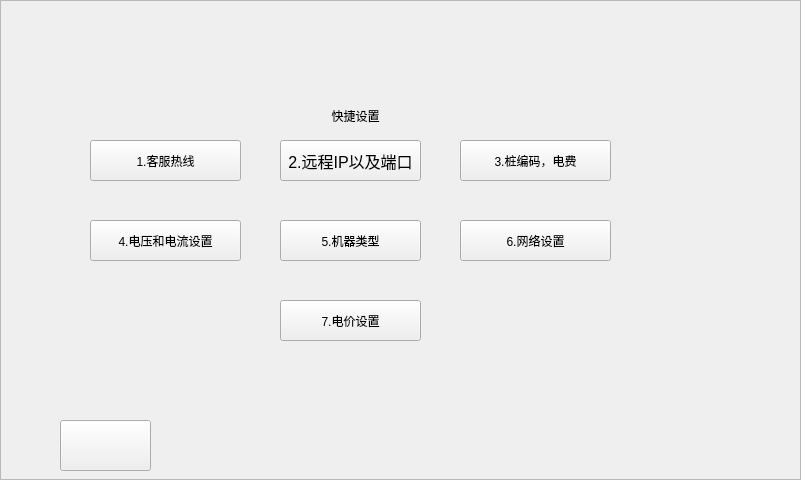
<?xml version="1.0" encoding="UTF-8"?>
<ui version="4.0">
 <class>p19_setpara_passwd_dialog</class>
 <widget class="QDialog" name="p19_setpara_passwd_dialog">
  <property name="geometry">
   <rect>
    <x>0</x>
    <y>0</y>
    <width>801</width>
    <height>480</height>
   </rect>
  </property>
  <property name="windowTitle">
   <string>Dialog</string>
  </property>
  <widget class="QFrame" name="frame_passwd">
   <property name="geometry">
    <rect>
     <x>0</x>
     <y>800</y>
     <width>801</width>
     <height>480</height>
    </rect>
   </property>
   <property name="styleSheet">
    <string notr="true">background-image: url(:/new/prefix/pic_resource/interface/interface_05.png);</string>
   </property>
   <property name="frameShape">
    <enum>QFrame::StyledPanel</enum>
   </property>
   <property name="frameShadow">
    <enum>QFrame::Raised</enum>
   </property>
   <widget class="QLabel" name="label_title_passwd">
    <property name="geometry">
     <rect>
      <x>261</x>
      <y>100</y>
      <width>231</width>
      <height>31</height>
     </rect>
    </property>
    <property name="styleSheet">
     <string notr="true">background-image: url(:/new/prefix/pic_resource/otherwidget/button_03.png);</string>
    </property>
    <property name="text">
     <string>设置密码</string>
    </property>
    <property name="alignment">
     <set>Qt::AlignCenter</set>
    </property>
   </widget>
   <widget class="QPushButton" name="ptn_return_passwd">
    <property name="geometry">
     <rect>
      <x>60</x>
      <y>420</y>
      <width>91</width>
      <height>51</height>
     </rect>
    </property>
    <property name="styleSheet">
     <string notr="true">border-image: url(:/new/prefix/pic_resource/otherwidget/return.png);
</string>
    </property>
    <property name="text">
     <string/>
    </property>
   </widget>
   <widget class="QPushButton" name="ptn_success">
    <property name="geometry">
     <rect>
      <x>560</x>
      <y>420</y>
      <width>110</width>
      <height>51</height>
     </rect>
    </property>
    <property name="font">
     <font>
      <pointsize>18</pointsize>
      <weight>75</weight>
      <bold>true</bold>
     </font>
    </property>
    <property name="styleSheet">
     <string notr="true">border-image: url(:/new/prefix/pic_resource/otherwidget/button_04.png);</string>
    </property>
    <property name="text">
     <string>成 功</string>
    </property>
   </widget>
  </widget>
  <widget class="QFrame" name="frame_quickset">
   <property name="geometry">
    <rect>
     <x>0</x>
     <y>0</y>
     <width>801</width>
     <height>480</height>
    </rect>
   </property>
   <property name="styleSheet">
    <string notr="true">background-image: url(:/new/prefix/pic_resource/interface/interface_05.png);</string>
   </property>
   <property name="frameShape">
    <enum>QFrame::StyledPanel</enum>
   </property>
   <property name="frameShadow">
    <enum>QFrame::Raised</enum>
   </property>
   <widget class="QLabel" name="label_title_quickset">
    <property name="geometry">
     <rect>
      <x>240</x>
      <y>100</y>
      <width>231</width>
      <height>31</height>
     </rect>
    </property>
    <property name="styleSheet">
     <string notr="true">background-image: url(:/new/prefix/pic_resource/otherwidget/button_03.png);</string>
    </property>
    <property name="text">
     <string>快捷设置</string>
    </property>
    <property name="alignment">
     <set>Qt::AlignCenter</set>
    </property>
   </widget>
   <widget class="QPushButton" name="ptn_return_quickset">
    <property name="geometry">
     <rect>
      <x>60</x>
      <y>420</y>
      <width>91</width>
      <height>51</height>
     </rect>
    </property>
    <property name="styleSheet">
     <string notr="true">border-image: url(:/new/prefix/pic_resource/otherwidget/return.png);
background-image: url(:/charway/pic_resource/chargeway/bluebkgd.png);
</string>
    </property>
    <property name="text">
     <string/>
    </property>
   </widget>
   <widget class="QPushButton" name="ptn_telphone">
    <property name="geometry">
     <rect>
      <x>90</x>
      <y>140</y>
      <width>151</width>
      <height>41</height>
     </rect>
    </property>
    <property name="text">
     <string>1.客服热线</string>
    </property>
   </widget>
   <widget class="QPushButton" name="ptn_voltage">
    <property name="geometry">
     <rect>
      <x>90</x>
      <y>220</y>
      <width>151</width>
      <height>41</height>
     </rect>
    </property>
    <property name="text">
     <string>4.电压和电流设置</string>
    </property>
   </widget>
   <widget class="QPushButton" name="ptn_elec_price">
    <property name="geometry">
     <rect>
      <x>280</x>
      <y>300</y>
      <width>141</width>
      <height>41</height>
     </rect>
    </property>
    <property name="text">
     <string>7.电价设置</string>
    </property>
   </widget>
   <widget class="QPushButton" name="ptn_net_set">
    <property name="geometry">
     <rect>
      <x>460</x>
      <y>220</y>
      <width>151</width>
      <height>41</height>
     </rect>
    </property>
    <property name="text">
     <string>6.网络设置</string>
    </property>
   </widget>
   <widget class="QPushButton" name="ptn_machinetype">
    <property name="geometry">
     <rect>
      <x>280</x>
      <y>220</y>
      <width>141</width>
      <height>41</height>
     </rect>
    </property>
    <property name="text">
     <string>5.机器类型</string>
    </property>
   </widget>
   <widget class="QPushButton" name="ptn_ip">
    <property name="geometry">
     <rect>
      <x>280</x>
      <y>140</y>
      <width>141</width>
      <height>41</height>
     </rect>
    </property>
    <property name="font">
     <font>
      <pointsize>12</pointsize>
     </font>
    </property>
    <property name="text">
     <string>2.远程IP以及端口</string>
    </property>
   </widget>
   <widget class="QPushButton" name="ptn_stubcode">
    <property name="geometry">
     <rect>
      <x>460</x>
      <y>140</y>
      <width>151</width>
      <height>41</height>
     </rect>
    </property>
    <property name="text">
     <string>3.桩编码，电费</string>
    </property>
   </widget>
   <widget class="QFrame" name="frame_time">
    <property name="geometry">
     <rect>
      <x>470</x>
      <y>30</y>
      <width>311</width>
      <height>30</height>
     </rect>
    </property>
    <property name="styleSheet">
     <string notr="true">background-image: url(:/charway/pic_resource/chargeway/bluebkgd.png);</string>
    </property>
    <property name="frameShape">
     <enum>QFrame::NoFrame</enum>
    </property>
    <property name="frameShadow">
     <enum>QFrame::Raised</enum>
    </property>
    <widget class="QLabel" name="label_net">
     <property name="geometry">
      <rect>
       <x>10</x>
       <y>0</y>
       <width>25</width>
       <height>25</height>
      </rect>
     </property>
     <property name="styleSheet">
      <string notr="true">background-image: url(:/new/prefix/pic_resource/otherwidget/netstat_good.png);</string>
     </property>
     <property name="text">
      <string/>
     </property>
    </widget>
    <widget class="QLabel" name="label_sysdate">
     <property name="geometry">
      <rect>
       <x>50</x>
       <y>5</y>
       <width>131</width>
       <height>22</height>
      </rect>
     </property>
     <property name="palette">
      <palette>
       <active>
        <colorrole role="WindowText">
         <brush brushstyle="SolidPattern">
          <color alpha="255">
           <red>255</red>
           <green>255</green>
           <blue>255</blue>
          </color>
         </brush>
        </colorrole>
        <colorrole role="Text">
         <brush brushstyle="SolidPattern">
          <color alpha="255">
           <red>255</red>
           <green>255</green>
           <blue>255</blue>
          </color>
         </brush>
        </colorrole>
       </active>
       <inactive>
        <colorrole role="WindowText">
         <brush brushstyle="SolidPattern">
          <color alpha="255">
           <red>255</red>
           <green>255</green>
           <blue>255</blue>
          </color>
         </brush>
        </colorrole>
        <colorrole role="Text">
         <brush brushstyle="SolidPattern">
          <color alpha="255">
           <red>255</red>
           <green>255</green>
           <blue>255</blue>
          </color>
         </brush>
        </colorrole>
       </inactive>
       <disabled>
        <colorrole role="WindowText">
         <brush brushstyle="SolidPattern">
          <color alpha="255">
           <red>106</red>
           <green>104</green>
           <blue>100</blue>
          </color>
         </brush>
        </colorrole>
        <colorrole role="Text">
         <brush brushstyle="SolidPattern">
          <color alpha="255">
           <red>106</red>
           <green>104</green>
           <blue>100</blue>
          </color>
         </brush>
        </colorrole>
       </disabled>
      </palette>
     </property>
     <property name="font">
      <font>
       <pointsize>22</pointsize>
       <weight>50</weight>
       <bold>false</bold>
      </font>
     </property>
     <property name="styleSheet">
      <string notr="true">background-image: url(:/background/qrc/background/mainlab_phonenum.png);</string>
     </property>
     <property name="text">
      <string/>
     </property>
    </widget>
    <widget class="QLabel" name="label_systime">
     <property name="geometry">
      <rect>
       <x>190</x>
       <y>5</y>
       <width>110</width>
       <height>22</height>
      </rect>
     </property>
     <property name="palette">
      <palette>
       <active>
        <colorrole role="WindowText">
         <brush brushstyle="SolidPattern">
          <color alpha="255">
           <red>255</red>
           <green>255</green>
           <blue>255</blue>
          </color>
         </brush>
        </colorrole>
        <colorrole role="Text">
         <brush brushstyle="SolidPattern">
          <color alpha="255">
           <red>255</red>
           <green>255</green>
           <blue>255</blue>
          </color>
         </brush>
        </colorrole>
       </active>
       <inactive>
        <colorrole role="WindowText">
         <brush brushstyle="SolidPattern">
          <color alpha="255">
           <red>255</red>
           <green>255</green>
           <blue>255</blue>
          </color>
         </brush>
        </colorrole>
        <colorrole role="Text">
         <brush brushstyle="SolidPattern">
          <color alpha="255">
           <red>255</red>
           <green>255</green>
           <blue>255</blue>
          </color>
         </brush>
        </colorrole>
       </inactive>
       <disabled>
        <colorrole role="WindowText">
         <brush brushstyle="SolidPattern">
          <color alpha="255">
           <red>106</red>
           <green>104</green>
           <blue>100</blue>
          </color>
         </brush>
        </colorrole>
        <colorrole role="Text">
         <brush brushstyle="SolidPattern">
          <color alpha="255">
           <red>106</red>
           <green>104</green>
           <blue>100</blue>
          </color>
         </brush>
        </colorrole>
       </disabled>
      </palette>
     </property>
     <property name="font">
      <font>
       <pointsize>22</pointsize>
       <weight>50</weight>
       <bold>false</bold>
      </font>
     </property>
     <property name="styleSheet">
      <string notr="true">background-image: url(:/background/qrc/background/mainlab_phonenum.png);</string>
     </property>
     <property name="text">
      <string/>
     </property>
    </widget>
   </widget>
  </widget>
 </widget>
 <resources/>
 <connections/>
</ui>
